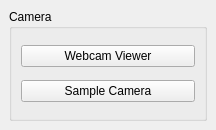
<?xml version="1.0" encoding="UTF-8"?>
<ui version="4.0">
 <class>MainWindow</class>
 <widget class="QMainWindow" name="MainWindow">
  <property name="geometry">
   <rect>
    <x>0</x>
    <y>0</y>
    <width>216</width>
    <height>130</height>
   </rect>
  </property>
  <property name="windowTitle">
   <string>MainWindow</string>
  </property>
  <widget class="QWidget" name="centralwidget">
   <layout class="QVBoxLayout" name="verticalLayout_2">
    <item>
     <widget class="QGroupBox" name="groupBox">
      <property name="title">
       <string>Camera</string>
      </property>
      <layout class="QVBoxLayout" name="verticalLayout">
       <item>
        <widget class="QPushButton" name="webcam_btn">
         <property name="text">
          <string>Webcam Viewer</string>
         </property>
        </widget>
       </item>
       <item>
        <widget class="QPushButton" name="basler_btn">
         <property name="text">
          <string>Sample Camera</string>
         </property>
        </widget>
       </item>
      </layout>
     </widget>
    </item>
   </layout>
  </widget>
  <widget class="QMenuBar" name="menubar">
   <property name="geometry">
    <rect>
     <x>0</x>
     <y>0</y>
     <width>216</width>
     <height>22</height>
    </rect>
   </property>
  </widget>
 </widget>
 <resources/>
 <connections/>
</ui>
